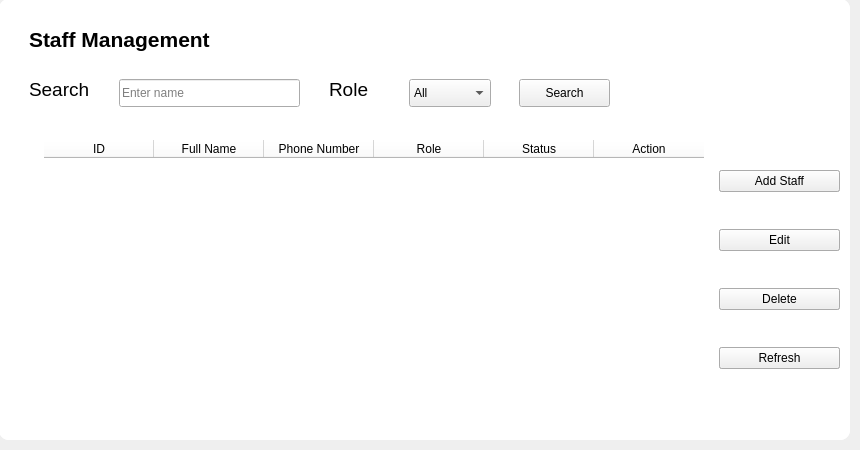
    <widget class="QWidget" name="pageStaff">
     <widget class="QFrame" name="frameDashboard">
      <property name="geometry">
       <rect>
        <x>-1</x>
        <y>-1</y>
        <width>851</width>
        <height>441</height>
       </rect>
      </property>
      <property name="styleSheet">
       <string notr="true">QFrame{
    background:white;
    border-radius:10px;
}</string>
      </property>
      <property name="frameShape">
       <enum>QFrame::Shape::NoFrame</enum>
      </property>
      <widget class="QLabel" name="lblTitle_3">
       <property name="geometry">
        <rect>
         <x>30</x>
         <y>20</y>
         <width>251</width>
         <height>41</height>
        </rect>
       </property>
       <property name="font">
        <font>
         <pointsize>16</pointsize>
         <bold>true</bold>
        </font>
       </property>
       <property name="styleSheet">
        <string notr="true">color:black;</string>
       </property>
       <property name="text">
        <string>Staff Management</string>
       </property>
      </widget>
      <widget class="QLabel" name="label_5">
       <property name="geometry">
        <rect>
         <x>30</x>
         <y>80</y>
         <width>81</width>
         <height>20</height>
        </rect>
       </property>
       <property name="font">
        <font>
         <pointsize>14</pointsize>
        </font>
       </property>
       <property name="styleSheet">
        <string notr="true">color:black;</string>
       </property>
       <property name="text">
        <string>Search</string>
       </property>
      </widget>
      <widget class="QLineEdit" name="txtSearch">
       <property name="geometry">
        <rect>
         <x>120</x>
         <y>80</y>
         <width>181</width>
         <height>28</height>
        </rect>
       </property>
       <property name="styleSheet">
        <string notr="true">QTableWidget {
    background-color: white;
    color: black;
    gridline-color: #D0D0D0;
}

QHeaderView::section {
    background-color: #1976D2;
    color: white;
    font-weight: bold;
}</string>
       </property>
       <property name="inputMask">
        <string/>
       </property>
       <property name="text">
        <string/>
       </property>
       <property name="placeholderText">
        <string>Enter name</string>
       </property>
      </widget>
      <widget class="QPushButton" name="btnSearch">
       <property name="geometry">
        <rect>
         <x>520</x>
         <y>80</y>
         <width>91</width>
         <height>28</height>
        </rect>
       </property>
       <property name="text">
        <string>Search</string>
       </property>
      </widget>
      <widget class="QLabel" name="label_6">
       <property name="geometry">
        <rect>
         <x>330</x>
         <y>80</y>
         <width>81</width>
         <height>20</height>
        </rect>
       </property>
       <property name="font">
        <font>
         <pointsize>14</pointsize>
        </font>
       </property>
       <property name="styleSheet">
        <string notr="true">color:black;</string>
       </property>
       <property name="text">
        <string>Role</string>
       </property>
      </widget>
      <widget class="QComboBox" name="cbRole">
       <property name="geometry">
        <rect>
         <x>410</x>
         <y>80</y>
         <width>82</width>
         <height>28</height>
        </rect>
       </property>
       <property name="currentText">
        <string>All</string>
       </property>
       <item>
        <property name="text">
         <string>All</string>
        </property>
       </item>
       <item>
        <property name="text">
         <string>Doctor</string>
        </property>
       </item>
       <item>
        <property name="text">
         <string>Receptionist</string>
        </property>
       </item>
      </widget>
      <widget class="QTableWidget" name="tblStaff">
       <property name="geometry">
        <rect>
         <x>45</x>
         <y>141</y>
         <width>661</width>
         <height>291</height>
        </rect>
       </property>
       <property name="styleSheet">
        <string notr="true">color:black;</string>
       </property>
       <property name="alternatingRowColors">
        <bool>false</bool>
       </property>
       <attribute name="horizontalHeaderDefaultSectionSize">
        <number>110</number>
       </attribute>
       <column>
        <property name="text">
         <string>ID</string>
        </property>
       </column>
       <column>
        <property name="text">
         <string>Full Name</string>
        </property>
       </column>
       <column>
        <property name="text">
         <string>Phone Number</string>
        </property>
       </column>
       <column>
        <property name="text">
         <string>Role</string>
        </property>
       </column>
       <column>
        <property name="text">
         <string>Status</string>
        </property>
       </column>
       <column>
        <property name="text">
         <string>Action</string>
        </property>
       </column>
      </widget>
      <widget class="QFrame" name="frameDashboard_3">
       <property name="geometry">
        <rect>
         <x>0</x>
         <y>0</y>
         <width>851</width>
         <height>441</height>
        </rect>
       </property>
       <property name="styleSheet">
        <string notr="true">QFrame{
    background:white;
    border-radius:10px;
}</string>
       </property>
       <property name="frameShape">
        <enum>QFrame::Shape::NoFrame</enum>
       </property>
       <widget class="QLabel" name="lblTitle_5">
        <property name="geometry">
         <rect>
          <x>30</x>
          <y>20</y>
          <width>251</width>
          <height>41</height>
         </rect>
        </property>
        <property name="font">
         <font>
          <pointsize>16</pointsize>
          <bold>true</bold>
         </font>
        </property>
        <property name="styleSheet">
         <string notr="true">color:black;</string>
        </property>
        <property name="text">
         <string>Staff Management</string>
        </property>
       </widget>
       <widget class="QLabel" name="label_15">
        <property name="geometry">
         <rect>
          <x>30</x>
          <y>80</y>
          <width>81</width>
          <height>20</height>
         </rect>
        </property>
        <property name="font">
         <font>
          <pointsize>14</pointsize>
         </font>
        </property>
        <property name="styleSheet">
         <string notr="true">color:black;</string>
        </property>
        <property name="text">
         <string>Search</string>
        </property>
       </widget>
       <widget class="QLineEdit" name="txtSearch_3">
        <property name="geometry">
         <rect>
          <x>120</x>
          <y>80</y>
          <width>181</width>
          <height>28</height>
         </rect>
        </property>
        <property name="styleSheet">
         <string notr="true">QTableWidget {
    background-color: white;
    color: black;
    gridline-color: #D0D0D0;
}

QHeaderView::section {
    background-color: #1976D2;
    color: white;
    font-weight: bold;
}</string>
        </property>
        <property name="inputMask">
         <string/>
        </property>
        <property name="text">
         <string/>
        </property>
        <property name="placeholderText">
         <string>Enter name</string>
        </property>
       </widget>
       <widget class="QPushButton" name="btnSearch_3">
        <property name="geometry">
         <rect>
          <x>520</x>
          <y>80</y>
          <width>91</width>
          <height>28</height>
         </rect>
        </property>
        <property name="text">
         <string>Search</string>
        </property>
       </widget>
       <widget class="QLabel" name="label_16">
        <property name="geometry">
         <rect>
          <x>330</x>
          <y>80</y>
          <width>81</width>
          <height>20</height>
         </rect>
        </property>
        <property name="font">
         <font>
          <pointsize>14</pointsize>
         </font>
        </property>
        <property name="styleSheet">
         <string notr="true">color:black;</string>
        </property>
        <property name="text">
         <string>Role</string>
        </property>
       </widget>
       <widget class="QComboBox" name="cbRole_3">
        <property name="geometry">
         <rect>
          <x>410</x>
          <y>80</y>
          <width>82</width>
          <height>28</height>
         </rect>
        </property>
        <property name="currentText">
         <string>All</string>
        </property>
        <item>
         <property name="text">
          <string>All</string>
         </property>
        </item>
        <item>
         <property name="text">
          <string>Doctor</string>
         </property>
        </item>
        <item>
         <property name="text">
          <string>Receptionist</string>
         </property>
        </item>
       </widget>
       <widget class="QTableWidget" name="tblStaff_3">
        <property name="geometry">
         <rect>
          <x>45</x>
          <y>141</y>
          <width>661</width>
          <height>291</height>
         </rect>
        </property>
        <property name="styleSheet">
         <string notr="true">color:black;</string>
        </property>
        <property name="alternatingRowColors">
         <bool>false</bool>
        </property>
        <attribute name="horizontalHeaderDefaultSectionSize">
         <number>110</number>
        </attribute>
        <column>
         <property name="text">
          <string>ID</string>
         </property>
        </column>
        <column>
         <property name="text">
          <string>Full Name</string>
         </property>
        </column>
        <column>
         <property name="text">
          <string>Phone Number</string>
         </property>
        </column>
        <column>
         <property name="text">
          <string>Role</string>
         </property>
        </column>
        <column>
         <property name="text">
          <string>Status</string>
         </property>
        </column>
        <column>
         <property name="text">
          <string>Action</string>
         </property>
        </column>
       </widget>
       <widget class="QWidget" name="layoutWidget">
        <property name="geometry">
         <rect>
          <x>720</x>
          <y>140</y>
          <width>121</width>
          <height>261</height>
         </rect>
        </property>
        <layout class="QVBoxLayout" name="verticalLayout_3">
         <item>
          <widget class="QPushButton" name="btnAddStaff_3">
           <property name="text">
            <string>Add Staff</string>
           </property>
          </widget>
         </item>
         <item>
          <widget class="QPushButton" name="btnDelete_3">
           <property name="text">
            <string>Edit</string>
           </property>
          </widget>
         </item>
         <item>
          <widget class="QPushButton" name="btnEdit_3">
           <property name="text">
            <string>Delete</string>
           </property>
          </widget>
         </item>
         <item>
          <widget class="QPushButton" name="btnRefresh_3">
           <property name="text">
            <string>Refresh</string>
           </property>
          </widget>
         </item>
        </layout>
       </widget>
      </widget>
      <widget class="QWidget" name="layoutWidget">
       <property name="geometry">
        <rect>
         <x>720</x>
         <y>140</y>
         <width>121</width>
         <height>261</height>
        </rect>
       </property>
       <layout class="QVBoxLayout" name="verticalLayout_2">
        <item>
         <widget class="QPushButton" name="btnAddStaff">
          <property name="text">
           <string>Add Staff</string>
          </property>
         </widget>
        </item>
        <item>
         <widget class="QPushButton" name="btnDelete">
          <property name="text">
           <string>Edit</string>
          </property>
         </widget>
        </item>
        <item>
         <widget class="QPushButton" name="btnEdit">
          <property name="text">
           <string>Delete</string>
          </property>
         </widget>
        </item>
        <item>
         <widget class="QPushButton" name="btnRefresh">
          <property name="text">
           <string>Refresh</string>
          </property>
         </widget>
        </item>
       </layout>
      </widget>
     </widget>
    </widget>
